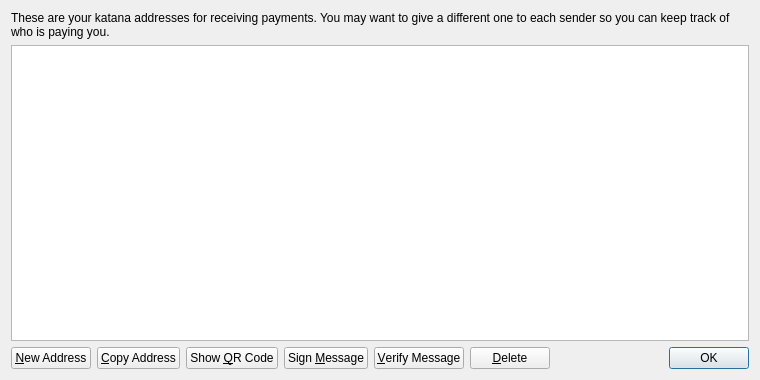
<?xml version="1.0" encoding="UTF-8"?>
<ui version="4.0">
 <class>AddressBookPage</class>
 <widget class="QWidget" name="AddressBookPage">
  <property name="geometry">
   <rect>
    <x>0</x>
    <y>0</y>
    <width>760</width>
    <height>380</height>
   </rect>
  </property>
  <property name="windowTitle">
   <string>Address Book</string>
  </property>
  <layout class="QVBoxLayout" name="verticalLayout">
   <item>
    <widget class="QLabel" name="labelExplanation">
     <property name="text">
      <string>These are your katana addresses for receiving payments. You may want to give a different one to each sender so you can keep track of who is paying you.</string>
     </property>
     <property name="textFormat">
      <enum>Qt::PlainText</enum>
     </property>
     <property name="wordWrap">
      <bool>true</bool>
     </property>
    </widget>
   </item>
   <item>
    <widget class="QTableView" name="tableView">
     <property name="contextMenuPolicy">
      <enum>Qt::CustomContextMenu</enum>
     </property>
     <property name="toolTip">
      <string>Double-click to edit address or label</string>
     </property>
     <property name="tabKeyNavigation">
      <bool>false</bool>
     </property>
     <property name="alternatingRowColors">
      <bool>true</bool>
     </property>
     <property name="selectionMode">
      <enum>QAbstractItemView::SingleSelection</enum>
     </property>
     <property name="selectionBehavior">
      <enum>QAbstractItemView::SelectRows</enum>
     </property>
     <property name="sortingEnabled">
      <bool>true</bool>
     </property>
     <attribute name="verticalHeaderVisible">
      <bool>false</bool>
     </attribute>
    </widget>
   </item>
   <item>
    <layout class="QHBoxLayout" name="horizontalLayout">
     <item>
      <widget class="QPushButton" name="newAddressButton">
       <property name="toolTip">
        <string>Create a new address</string>
       </property>
       <property name="text">
        <string>&amp;New Address</string>
       </property>
       <property name="icon">
        <iconset resource="../bitcoin.qrc">
         <normaloff>:/icons/add</normaloff>:/icons/add</iconset>
       </property>
      </widget>
     </item>
     <item>
      <widget class="QPushButton" name="copyToClipboard">
       <property name="toolTip">
        <string>Copy the currently selected address to the system clipboard</string>
       </property>
       <property name="text">
        <string>&amp;Copy Address</string>
       </property>
       <property name="icon">
        <iconset resource="../bitcoin.qrc">
         <normaloff>:/icons/editcopy</normaloff>:/icons/editcopy</iconset>
       </property>
      </widget>
     </item>
     <item>
      <widget class="QPushButton" name="showQRCode">
       <property name="text">
        <string>Show &amp;QR Code</string>
       </property>
       <property name="icon">
        <iconset resource="../bitcoin.qrc">
         <normaloff>:/icons/qrcode</normaloff>:/icons/qrcode</iconset>
       </property>
      </widget>
     </item>
     <item>
      <widget class="QPushButton" name="signMessage">
       <property name="toolTip">
        <string>Sign a message to prove you own a katana address</string>
       </property>
       <property name="text">
        <string>Sign &amp;Message</string>
       </property>
       <property name="icon">
        <iconset resource="../bitcoin.qrc">
         <normaloff>:/icons/edit</normaloff>:/icons/edit</iconset>
       </property>
      </widget>
     </item>
     <item>
      <widget class="QPushButton" name="verifyMessage">
       <property name="toolTip">
        <string>Verify a message to ensure it was signed with a specified katana address</string>
       </property>
       <property name="text">
        <string>&amp;Verify Message</string>
       </property>
       <property name="icon">
        <iconset resource="../bitcoin.qrc">
         <normaloff>:/icons/transaction_0</normaloff>:/icons/transaction_0</iconset>
       </property>
      </widget>
     </item>
     <item>
      <widget class="QPushButton" name="deleteButton">
       <property name="toolTip">
        <string>Delete the currently selected address from the list</string>
       </property>
       <property name="text">
        <string>&amp;Delete</string>
       </property>
       <property name="icon">
        <iconset resource="../bitcoin.qrc">
         <normaloff>:/icons/remove</normaloff>:/icons/remove</iconset>
       </property>
      </widget>
     </item>
     <item>
      <spacer name="horizontalSpacer">
       <property name="orientation">
        <enum>Qt::Horizontal</enum>
       </property>
       <property name="sizeHint" stdset="0">
        <size>
         <width>40</width>
         <height>20</height>
        </size>
       </property>
      </spacer>
     </item>
     <item>
      <widget class="QDialogButtonBox" name="buttonBox">
       <property name="sizePolicy">
        <sizepolicy hsizetype="Maximum" vsizetype="Fixed">
         <horstretch>0</horstretch>
         <verstretch>0</verstretch>
        </sizepolicy>
       </property>
       <property name="standardButtons">
        <set>QDialogButtonBox::Ok</set>
       </property>
      </widget>
     </item>
    </layout>
   </item>
  </layout>
 </widget>
 <resources>
  <include location="../bitcoin.qrc"/>
 </resources>
 <connections/>
</ui>
